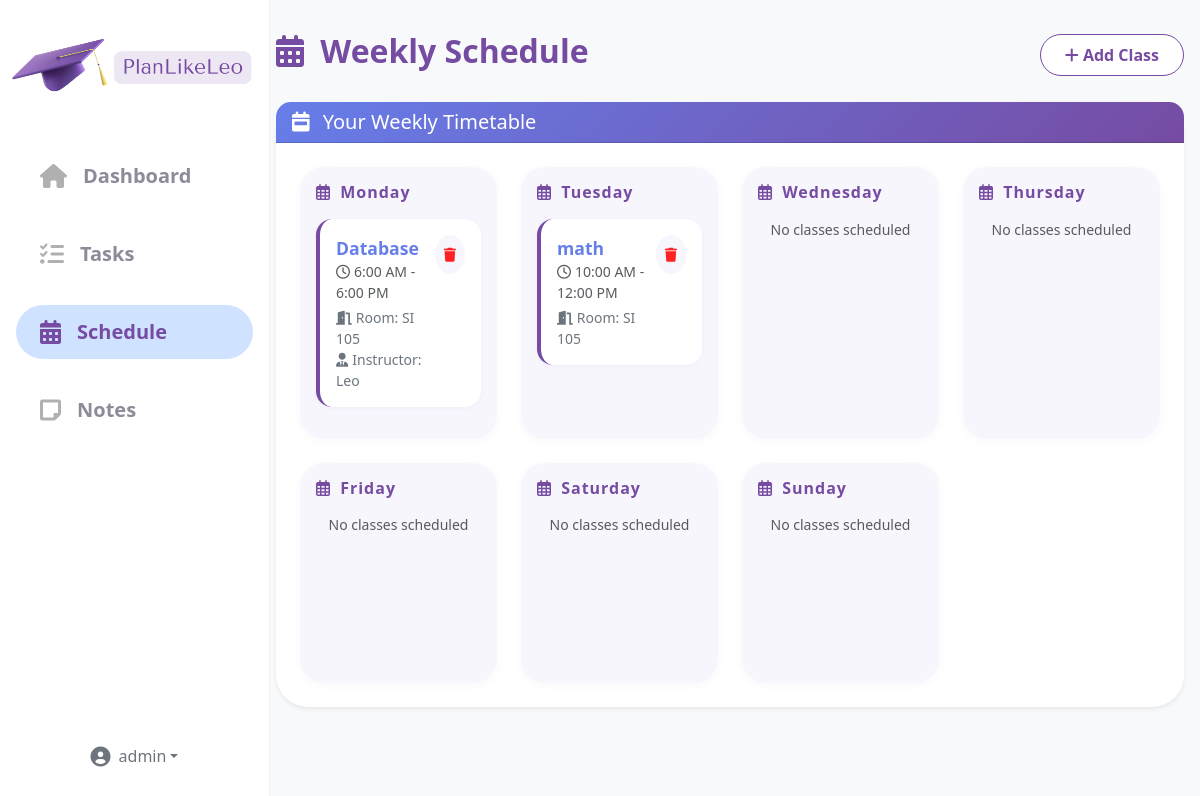
The app's page /schedule/ (signed in) with its own data.
### planner/models.py (models this page shows, shortened)
class ScheduleItem(models.Model):
    DAY_CHOICES = [
        ('monday', 'Monday'),
        ('tuesday', 'Tuesday'),
        ('wednesday', 'Wednesday'),
        ('thursday', 'Thursday'),
        ('friday', 'Friday'),
        ('saturday', 'Saturday'),
        ('sunday', 'Sunday'),
    ]
    user = models.ForeignKey(User, on_delete=models.CASCADE)
    day_of_week = models.CharField(max_length=10, choices=DAY_CHOICES)
    start_time = models.TimeField()
    end_time = models.TimeField()
    subject = models.CharField(max_length=100)
    room = models.CharField(max_length=50, blank=True)
    instructor = models.CharField(max_length=100, blank=True)
    created_at = models.DateTimeField(auto_now_add=True)
    class Meta:
        ordering = ['day_of_week', 'start_time']

### planner/views.py (the view)
# urls.py: path('schedule/', views.schedule, name='schedule'),
@login_required
def schedule(request):
    schedule_items = ScheduleItem.objects.filter(user=request.user).order_by('day_of_week', 'start_time')
    days = ['monday', 'tuesday', 'wednesday', 'thursday', 'friday', 'saturday', 'sunday']
    schedule_by_day = {}
    for day in days:
        schedule_by_day[day] = schedule_items.filter(day_of_week=day)
    if request.method == 'POST':
        form = ScheduleItemForm(request.POST)
        if form.is_valid():
            item = form.save(commit=False)
            item.user = request.user
            item.save()
            messages.success(request, 'Schedule item added successfully!')
            return redirect('schedule')
    else:
        form = ScheduleItemForm()
    context = {
        'schedule_by_day': schedule_by_day,
        'days': days,
        'form': form,
    }
    return render(request, 'planner/schedule.html', context)

### planner/templatetags/planner_extras.py (called while the page is built)
@register.filter
def get_item(dictionary, key):
    return dictionary.get(key)

### templates/planner/schedule.html (shortened to what this page needs)
{% extends 'planner/base.html' %}
{% load static %}
{% load planner_extras %}
{% block content %}
<div class="d-flex justify-content-between align-items-center mb-4">
    <h2 class="fw-bold" style="color:#764ba2;"><i class="fas fa-calendar-alt me-2"></i> Weekly Schedule</h2>
    <button class="btn btn-primary fw-bold" style="background:#fff;color:#764ba2;border:1.5px solid #764ba2;" data-bs-toggle="modal" data-bs-target="#addScheduleModal">
        <i class="fas fa-plus"></i> Add Class
    </button>
</div>
<div class="card shadow-sm mb-4" style="border-radius:2rem;background:#fff;">
    <div class="card-header d-flex align-items-center" style="background:linear-gradient(135deg,#667eea 0%,#764ba2 100%);border-top-left-radius:2rem;border-top-right-radius:2rem;">
        <h5 class="mb-0 text-white"><i class="fas fa-calendar-week me-2"></i> Your Weekly Timetable</h5>
    </div>
    <div class="card-body p-4">
        <div class="row g-4">
            {% for day in days %}
                <div class="col-12 col-md-6 col-lg-3">
                    <div class="p-3 h-100" style="background:#f7f6fd;border-radius:1.5rem;min-height:220px;box-shadow:0 2px 8px rgba(118,75,162,0.04);">
                        <h6 class="fw-bold mb-3" style="color:#764ba2;letter-spacing:1px;text-transform:capitalize;">
                            <i class="far fa-calendar-alt me-1"></i> {{ day|title }}
                        </h6>
                        {% if schedule_by_day|get_item:day %}
                            {% for item in schedule_by_day|get_item:day %}
                                <div class="mb-3 schedule-item-card p-3 d-flex justify-content-between align-items-start" style="background:#fff;border-radius:1rem;box-shadow:0 1px 4px rgba(118,75,162,0.06);border-left:4px solid #764ba2;transition:box-shadow .2s;">
                                    <div>
                                        <div class="fw-bold" style="color:#667eea;font-size:1.1rem;">{{ item.subject }}</div>
                                        <div class="small text-muted mb-1">
                                            <i class="far fa-clock me-1"></i>{{ item.start_time|time:"g:i A" }} - {{ item.end_time|time:"g:i A" }}
                                        </div>
                                        {% if item.room %}
                                            <div class="small text-secondary"><i class="fas fa-door-open me-1"></i>Room: {{ item.room }}</div>
                                        {% endif %}
                                        {% if item.instructor %}
                                            <div class="small text-secondary"><i class="fas fa-user-tie me-1"></i>Instructor: {{ item.instructor }}</div>
                                        {% endif %}
                                    </div>
                                    <a href="{% url 'schedule_item_delete' item.id %}" class="btn btn-sm p-2 ms-2" style="background:#f7f6fd;border-radius:50%;color:#ff2222;" title="Delete">
                                        <i class="fas fa-trash"></i>
                                    </a>
                                </div>
                            {% endfor %}
                        {% else %}
                            <p class="text-center text-muted small">No classes scheduled</p>
                        {% endif %}
                    </div>
                </div>
            {% endfor %}
        </div>
    </div>
</div>
{% endblock %}

### templates/planner/base.html (shortened to what this page needs)
<!DOCTYPE html>
<html lang="en">
<head>
    {% load static %}
    <link href="https://cdn.jsdelivr.net/npm/bootstrap@5.3.0/dist/css/bootstrap.min.css" rel="stylesheet">
    <link href="https://cdnjs.cloudflare.com/ajax/libs/font-awesome/6.0.0/css/all.min.css" rel="stylesheet">
    <link href="{% static 'css/style.css' %}" rel="stylesheet">
</head>
<body>
    {% if user.is_authenticated and request.resolver_match.url_name != 'welcome' and request.resolver_match.url_name != 'login' and request.resolver_match.url_name != 'register' %}
    <nav class="custom-sidebar d-lg-flex flex-column p-0 d-none">
        <div class="sidebar-logo">
            <img src="{% static 'images/planlikeleo/plan.png' %}" alt="Logo" />
        </div>
        <ul class="nav nav-pills flex-column mb-auto px-3">
            <li class="nav-item">
                <a href="{% url 'dashboard' %}" class="nav-link {% if request.resolver_match.url_name == 'dashboard' %}active{% endif %}">
                    <i class="fas fa-home"></i> Dashboard
                </a>
            </li>
            <li>
                <a href="{% url 'task_list' %}" class="nav-link {% if request.resolver_match.url_name == 'task_list' %}active{% endif %}">
                    <i class="fas fa-tasks"></i> Tasks
                </a>
            </li>
            <li>
                <a href="{% url 'schedule' %}" class="nav-link {% if request.resolver_match.url_name == 'schedule' %}active{% endif %}">
                    <i class="fas fa-calendar-alt"></i> Schedule
                </a>
            </li>
            <li>
                <a href="{% url 'notes' %}" class="nav-link {% if request.resolver_match.url_name == 'notes' %}active{% endif %}">
                    <i class="fas fa-sticky-note"></i> Notes
                </a>
            </li>
        </ul>
        <div class="sidebar-footer">
            <div class="dropdown">
                <a href="#" class="d-flex align-items-center text-secondary text-decoration-none dropdown-toggle justify-content-center" id="sidebarUserDropdown" data-bs-toggle="dropdown" aria-expanded="false">
                    <i class="fas fa-user-circle fa-lg me-2"></i>
                    <span>{{ user.username }}</span>
                </a>
            </div>
        </div>
    </nav>
    {% endif %}
    <main class="{% if user.is_authenticated and request.resolver_match.url_name != 'welcome' and request.resolver_match.url_name != 'login' and request.resolver_match.url_name != 'register' %}main-content{% endif %}">
        {% block content %}
        {% endblock %}
    </main>
</body>
</html>

### static/css/style.css (style rules this page uses)
body { background-color: #f8f9fa; font-family: 'Segoe UI', Tahoma, Geneva, Verdana, sans-serif; }
.card { border: none; border-radius: 15px; box-shadow: 0 4px 6px rgba(0, 0, 0, 0.1); transition: transform 0.2s ease-in-out; }
.card-header { background: linear-gradient(135deg, #667eea 0%, #764ba2 100%); color: white; border-radius: 15px 15px 0 0 !important; font-weight: bold; }
.btn-primary { background: linear-gradient(135deg, #667eea 0%, #764ba2 100%); border: none; border-radius: 25px; padding: 0.5rem 1.5rem; }

### templates/planner/base.html (style rules this page uses)
body { min-height: 100vh; }
.custom-sidebar { min-height: 100vh; background: #fff; color: #6c757d; position: fixed; top: 0; left: 0; width: 270px; z-index: 1030; display: flex; flex-direction: column; border-right: 1px solid #f0f0f0; }
.sidebar-logo { display: flex; align-items: center; gap: 12px; margin: 1.5rem 0 2.5rem 0; justify-content: center; }
.sidebar-logo img { height: 85px; }
.custom-sidebar .nav-link { color: #8b8b99; font-size: 1.25rem; font-weight: 600; border-radius: 2rem; margin-bottom: 1.5rem; padding: 0.75rem 1.5rem; display: flex; align-items: center; gap: 1rem; transition: background 0.2s, color 0.2s; }
.custom-sidebar .nav-link.active { background: #cfe2ff; color: #764ba2; font-weight: bold; }
.custom-sidebar .nav-link.active i { color: #764ba2; }
.custom-sidebar .nav-link i { font-size: 1.5rem; color: #b0b0b0; transition: color 0.2s; }
.sidebar-footer { margin-top: auto; padding-bottom: 2rem; text-align: center; }
.main-content { margin-left: 260px; padding: 2rem 1rem 1rem 1rem; }

### records on screen
ScheduleItem: subject "Database", start_time "6:00 AM", end_time "6:00 PM", room "SI 105", instructor "Leo"
ScheduleItem: subject "math", start_time "10:00 AM", end_time "12:00 PM", room "SI 105"

### other values on screen
{{ user.username }} "admin"
{{ day|title }} "Monday" "Tuesday" "Wednesday" "Thursday" "Friday" "Saturday" "Sunday"
